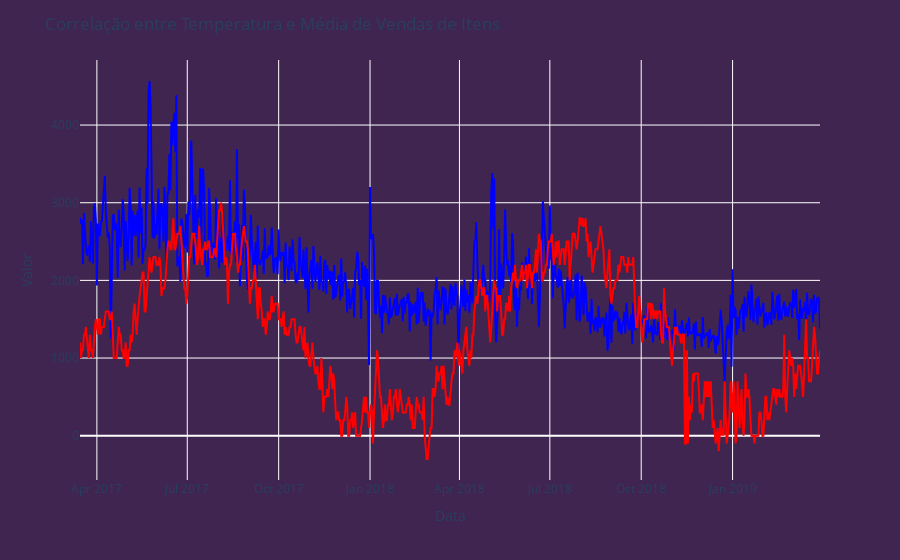

Notebook source saved alongside this figure:
### Code cell
#Correlação entre temperatura e media de vendas de itens:
media = df1.groupby(['date', 'Celsius'])['qty'].mean().reset_index()
media['Celsius'] = media['Celsius'] * 100
fig3 = px.line(media, x="date", y='qty', color_discrete_sequence=['blue'],)
fig3.add_trace(px.line(media, x="date", y='Celsius', color_discrete_sequence=['red']).data[0])
fig3.update_layout(
    title='Correlação entre Temperatura e Média de Vendas de Itens', 
    xaxis_title='Data', 
    yaxis_title='Valor',
    font_size=12,
    paper_bgcolor='#3f254f',
    plot_bgcolor='#3f254f',
    hoverdistance=10,
    spikedistance=-1)

### Figure 1 — Plotly figure (JSON) as saved in the notebook; plotly's stock layout.template omitted (floating-point values rounded to 4 significant figures; data arrays with more than 128 entries replaced by an {"elided": "..."} marker saying what was removed)
{"data": [{"hovertemplate": "date=%{x}<br>qty=%{y}<extra></extra>", "legendgroup": "", "line": {"color": "blue", "dash": "solid"}, "marker": {"symbol": "circle"}, "mode": "lines", "name": "", "orientation": "v", "showlegend": false, "type": "scatter", "x": {"elided": "744 str values"}, "xaxis": "x", "y": {"elided": "744 float values"}, "yaxis": "y"}, {"hovertemplate": "date=%{x}<br>Celsius=%{y}<extra></extra>", "legendgroup": "", "line": {"color": "red", "dash": "solid"}, "marker": {"symbol": "circle"}, "mode": "lines", "name": "", "orientation": "v", "showlegend": false, "type": "scatter", "x": {"elided": "744 str values"}, "xaxis": "x", "y": {"elided": "744 int values"}, "yaxis": "y"}], "layout": {"font": {"size": 12}, "hoverdistance": 10, "legend": {"tracegroupgap": 0}, "margin": {"t": 60}, "paper_bgcolor": "#3f254f", "plot_bgcolor": "#3f254f", "spikedistance": -1, "title": {"text": "Correlação entre Temperatura e Média de Vendas de Itens"}, "xaxis": {"anchor": "y", "domain": [0, 1], "title": {"text": "Data"}}, "yaxis": {"anchor": "x", "domain": [0, 1], "title": {"text": "Valor"}}}}
